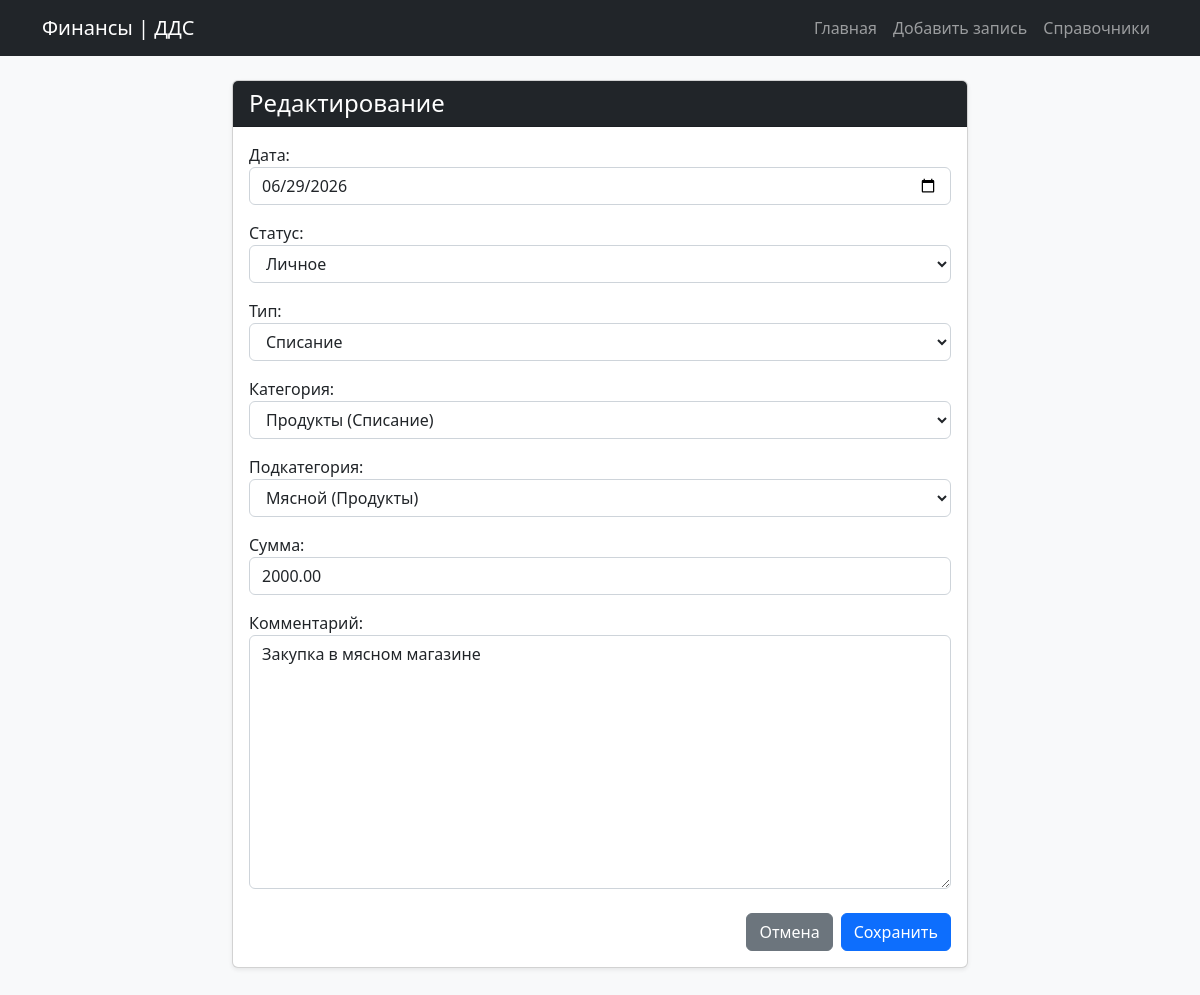
The app's page /4/update/ with its own data.
### tracker/models.py (models this page shows, shortened)
class Transaction(models.Model):
    date = models.DateField(default=timezone.now, verbose_name="Дата")
    status = models.ForeignKey(
        Status,
        on_delete=models.PROTECT,
        related_name="transactions",
        verbose_name="Статус"
    )
    type = models.ForeignKey(
        Type,
        on_delete=models.PROTECT,
        related_name="transactions",
        verbose_name="Тип"
    )
    category = models.ForeignKey(
        Category,
        on_delete=models.PROTECT,
        related_name="transactions",
        verbose_name="Категория"
    )
    subcategory = models.ForeignKey(
        Subcategory,
        on_delete=models.PROTECT,
        related_name="transactions",
        verbose_name="Подкатегория"
    )
    amount = models.DecimalField(max_digits=12, decimal_places=2, verbose_name="Сумма")
    comment = models.TextField(blank=True, verbose_name="Комментарий")
    class Meta:
        verbose_name = "Запись ДДС"
        verbose_name_plural = "Записи ДДС"
        ordering = ['-date', '-id']

class Category(models.Model):
    name = models.CharField(max_length=150, verbose_name="Название категории")
    type = models.ForeignKey(
        Type,
        on_delete=models.CASCADE,
        related_name="categories",
        verbose_name="Тип операции"
    )
    class Meta:
        verbose_name = "Категория"
        verbose_name_plural = "Категории"
        ordering = ['type__name', 'name']
        unique_together = ('name', 'type')
    def __str__(self):
        return f"{self.name} ({self.type.name})"

class Subcategory(models.Model):
    name = models.CharField(max_length=150, verbose_name="Название подкатегории")
    category = models.ForeignKey(
        Category,
        on_delete=models.CASCADE,
        related_name="subcategories",
        verbose_name="Категория"
    )
    class Meta:
        verbose_name = "Подкатегория"
        verbose_name_plural = "Подкатегории"
        ordering = ['category__name', 'name']
        unique_together = ('name', 'category')
    def __str__(self):
        return f"{self.name} ({self.category.name})"

### tracker/views.py (the view)
# urls.py: path('<int:pk>/update/', views.TransactionUpdateView.as_view(), name='transaction_update'),
class TransactionUpdateView(UpdateView):
    model = Transaction
    form_class = TransactionForm
    template_name = 'tracker/transaction_form.html'
    success_url = reverse_lazy('transaction_list')

### tracker/forms.py (shortened to what this page needs)
class TransactionForm(forms.ModelForm):
    class Meta:
        model = Transaction
        fields = ['date', 'status', 'type', 'category', 'subcategory', 'amount', 'comment']
        widgets = {
            'date': forms.DateInput(attrs={'type': 'date'}),
        }

### tracker/models.py (called while the page is built)
    def __str__(self):
        return self.name

    def __str__(self):
        return self.name

### tracker/templates/tracker/transaction_form.html (shortened to what this page needs)
{% extends 'tracker/base.html' %}
{% block content %}
<div class="row justify-content-center">
    <div class="col-md-8">
        <div class="card shadow-sm mb-5">
            <div class="card-header bg-dark text-white">
                <h4 class="mb-0">{% if object %}Редактирование{% else %}Новая запись ДДС{% endif %}</h4>
            </div>
            <div class="card-body">
                <form method="post">
                    {{ form.as_p }}
                    <div class="d-flex justify-content-end gap-2 mt-4">
                        <a href="{% url 'transaction_list' %}" class="btn btn-secondary">Отмена</a>
                        <button type="submit" class="btn btn-primary">Сохранить</button>
                    </div>
                </form>
            </div>
        </div>
    </div>
</div>
{% endblock %}

### tracker/templates/tracker/base.html (style rules this page uses)
input[type="text"], input[type="number"], input[type="date"], select, textarea { display: block; width: 100%; padding: .375rem .75rem; font-size: 1rem; font-weight: 400; line-height: 1.5; color: #212529; background-color: #fff; border: 1px solid #ced4da; border-radius: .375rem; margin-bottom: 1rem; }

### records on screen
Transaction: date "06/29/2026", status "Личное", subcategory "Мясной (Продукты)", amount "2000.00", comment "Закупка в мясном магазине"
Category: type "Списание"
Subcategory: category "Продукты (Списание)"
